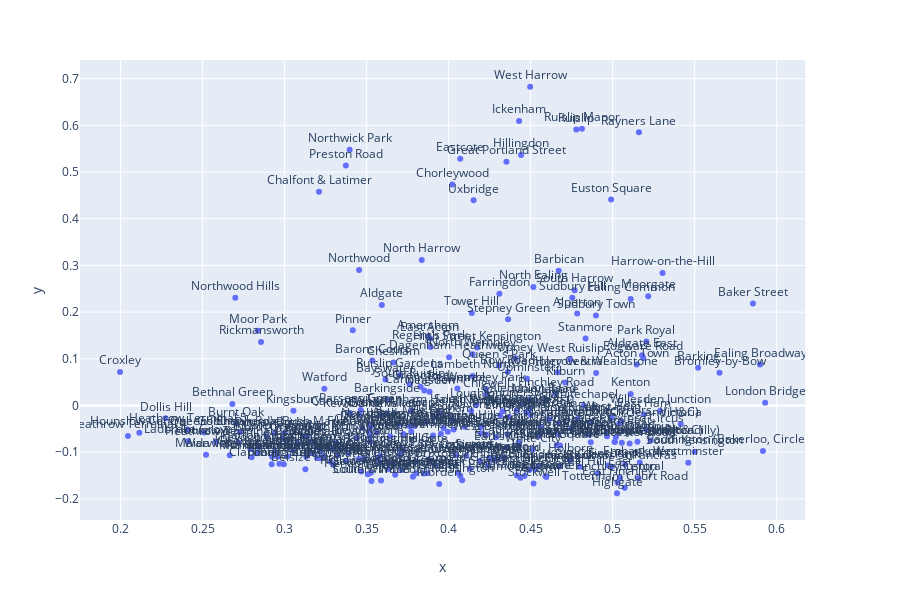

This figure's notebook cell:
### Markdown cell above
Now we have two embedding models of the same corpus. You are going to use hierarchical clustering and provide a visualization to try to determine how many natural clusters your data has. I highly recommend using the following class to do your hierarchical clustering: https://scikit-learn.org/stable/modules/generated/sklearn.cluster.AgglomerativeClustering.html#sklearn.cluster.AgglomerativeClustering

Note: If your original dataset is too large, feel free to use only a subset of it.

Provide a visualization of your hierarchical clustering. I personally like plotly for visualization: https://plot.ly/python/dendrogram/

### Code cell
from sklearn.cluster import AgglomerativeClustering
import plotly.express as px
import plotly.figure_factory as ff

# clustering = AgglomerativeClustering(n_clusters=11).fit(vectors.toarray())
svd2 = TruncatedSVD(n_components=2)
twoD = svd2.fit_transform(vectors.toarray())
# # cluster2D = AgglomerativeClustering(n_clusters=11).fit(twoD)
# jjj = px.scatter(twoD)
# jjj.show()

def view_2D(points):
    temp = pd.DataFrame(points, columns=["x", "y"])
    temp["Word"] = tube_stations.index.values
#     temp["POS"] = mc_w2v.POS.values
    fig = px.scatter(temp, x="x", y="y", text="Word")
    fig.update_traces(textposition="top center")
    fig.show()
view_2D(twoD)

### Figure 1 — Plotly figure (JSON) as saved in the notebook; plotly's stock layout.template omitted (floating-point values rounded to 4 significant figures; data arrays with more than 128 entries replaced by an {"elided": "..."} marker saying what was removed)
{"data": [{"hoverlabel": {"namelength": 0}, "hovertemplate": "x=%{x}<br>y=%{y}<br>Word=%{text}", "legendgroup": "", "marker": {"color": "#636efa", "symbol": "circle"}, "mode": "markers+text", "name": "", "showlegend": false, "text": {"elided": "268 str values"}, "textposition": "top center", "type": "scatter", "x": {"elided": "268 float values"}, "xaxis": "x", "y": {"elided": "268 float values"}, "yaxis": "y"}], "layout": {"height": 600, "legend": {"tracegroupgap": 0}, "margin": {"t": 60}, "xaxis": {"anchor": "y", "domain": [0, 0.98], "title": {"text": "x"}}, "yaxis": {"anchor": "x", "domain": [0, 1], "title": {"text": "y"}}}}
